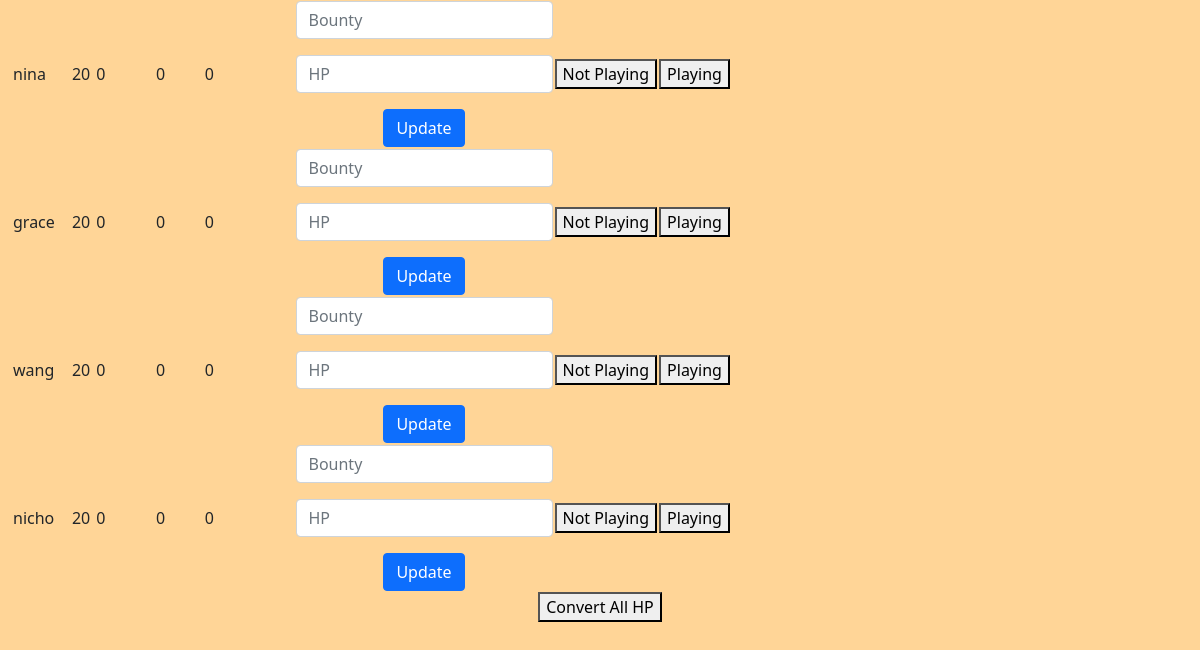
Page /admin (signed in, lower part) on the earlier database version.
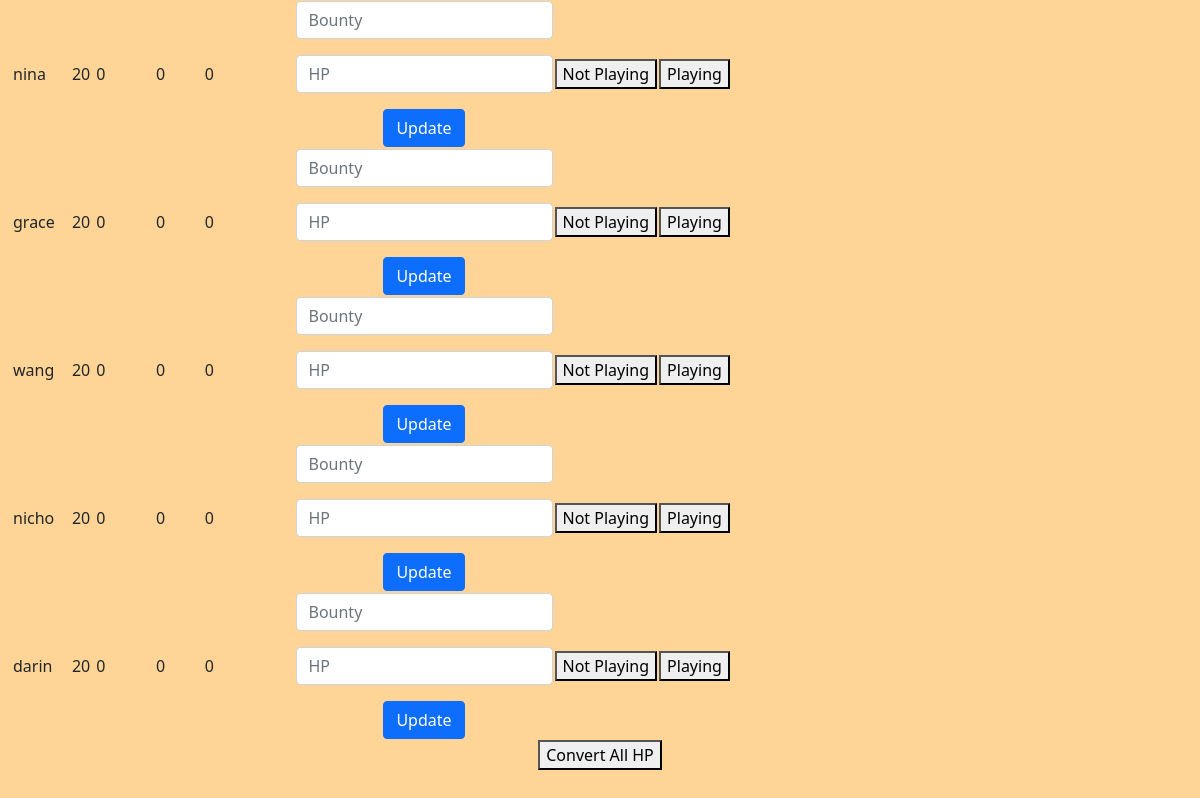
Same page on the later database version.
### tables this page shows
CREATE TABLE users (
  id INTEGER PRIMARY KEY AUTOINCREMENT,
  name TEXT NOT NULL,
  hash TEXT NOT NULL,
  email TEXT,
  hp INTEGER DEFAULT 20 NOT NULL,
  bounty INTEGER DEFAULT 0 NOT NULL,
  lucky INTEGER DEFAULT 0 NOT NULL,
  playing INTEGER DEFAULT 0 NOT NULL,
  dealing INTEGER DEFAULT 0 NOT NULL,
  permission INTEGER DEFAULT 0 NOT NULL,
  poker INTEGER DEFAULT 0 NOT NULL,
  tableid INTEGER DEFAULT 0 NOT NULL
);

### app.py (the view)
@app.route("/admin", methods=["GET", "POST"])
@login_required
def admin():
    if request.method == "POST":
        bounty = request.form.get("bounty")
        hp = request.form.get("hp")
        updateid = request.form.get("updateid")
        id = request.form.get("id")
        idplay = request.form.get("idplay")
        convert = request.form.get("convert")
        if bounty:
            db.execute("UPDATE users SET bounty = ? WHERE id = ?", bounty, updateid)
        if hp:
            db.execute("UPDATE users SET hp = ? WHERE id = ?", hp, updateid)
        if id:
            db.execute("UPDATE users SET playing = 0 WHERE id = ?", id)
        if idplay:
            db.execute("UPDATE users SET playing = 1, hp = hp + 10 WHERE id = ?", idplay)
        if convert:
            users = db.execute("SELECT * FROM users")
            for user in users:
                bountyhp = user["bounty"] * 10
                db.execute("UPDATE users SET  hp = hp + ?, bounty = bounty - ? WHERE id = ?", bountyhp, user["bounty"], user["id"])
                db.execute("UPDATE users SET lucky = lucky + ?, hp = hp - ? WHERE id = ?", user["hp"], user["hp"], user["id"])
        persons = db.execute("SELECT * FROM users")
        return render_template("admin.html", persons=persons)
    else:
        persons = db.execute("SELECT * FROM users")
        return render_template("admin.html", persons=persons)

### app.py (called while the page is built)
@app.after_request
def after_request(response):
    response.headers["Cache-Control"] = "no-cache, no-store, must-revalidate"
    response.headers["Expires"] = 0
    response.headers["Pragma"] = "no-cache"
    return response

### helpers.py (called while the page is built)
def login_required(f):
    @wraps(f)
    def decorated_function(*args, **kwargs):
        if session.get("user_id") is None:
            return redirect("/login")
        return f(*args, **kwargs)
    return decorated_function

### templates/admin.html (shortened to what this page needs)
{% extends "layout.html" %}
{% block main %}
    {% if session["admin"] == 1 %}
    <table>
        <tbody>
        {% for person in persons %}
            <tr class="">
                <td class="text-start">{{ person["name"] }}</td>
                <td class="text-start">{{ person["hp"] }}</td>
                <td class="text-start">{{ person["bounty"] }}</td>
                <td class="text-start">{{ person["lucky"] }}</td>
                <td class="text-start">{{ person["playing"] }}</td>
                <td>
                    <form action="/admin" method="post">
                        <div class="mb-3">
                            <input autocomplete="off" autofocus class="form-control mx-auto w-auto" id="bounty" name="bounty" placeholder="Bounty" type="number" min="0">
                        </div>
                        <div class="mb-3">
                            <input autocomplete="off" autofocus class="form-control mx-auto w-auto" id="hp" name="hp" placeholder="HP" type="number" min="0">
                        </div>
                        <button class="btn btn-primary" type="submit">Update</button>
                    </form>
                </td>
                <td>
                    <form action="/admin" method="post">
                        <button type="submit">Not Playing</button>
                    </form>
                </td>
                <td>
                    <form action="/admin" method="post">
                        <button type="submit">Playing</button>
                    </form>
                </td>
            </tr>
        {% endfor %}
        </tbody>
    </table>
        {% if session["user_id"] == 1 or session["user_id"] == 2 %}
        <form action="/admin" method="post">
            <button type="submit">Convert All HP</button>
        </form>
        {% endif %}
    {% else %}
    <div>
        You can't access this page you smooth-brained neanderthal
    </div>
    {% endif %}
{% endblock %}

Differences in the rows shown:
added users: name "darin", hp "20", bounty "0", lucky "0", playing "0"
